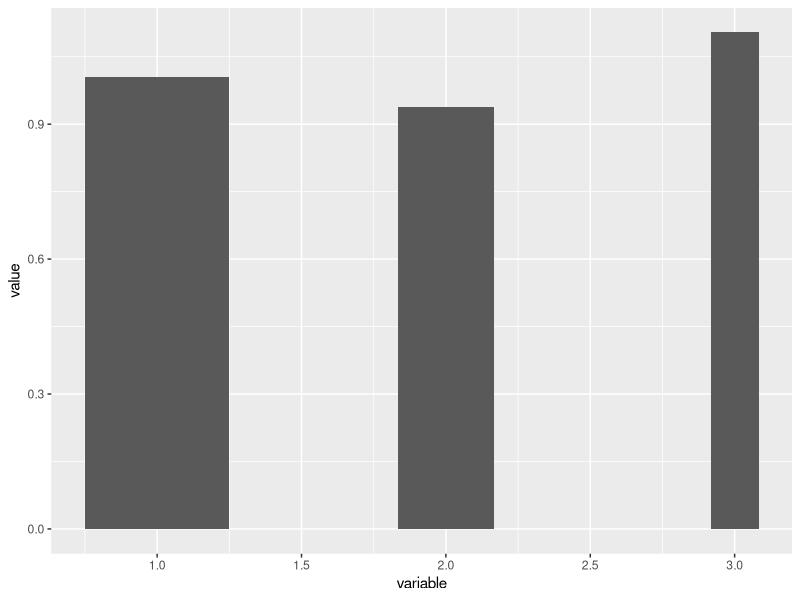

This figure's R source:
myname <- "Shuting Li"

set.seed(2)

a <- runif(1000,0,1)
group <- as.numeric(cut(a, breaks = c(0, 0.5, 0.8333, 1)))

prA <- sum(group==1)/1000
prB <- sum(group==2)/1000
prC <- sum(group==3)/1000
sum_pr <- prA+prB+prC

#########
library(ggplot2)
data <- data.frame(variable=c(1,2,3), pr=c(prA,prB,prC), value=c(prA/(1/2),prB/(1/3),prC/(1/6)))
ggplot(data, aes(x=variable,y=value)) + 
  geom_bar(stat = "identity", width=c(1/2,1/3,1/6))
